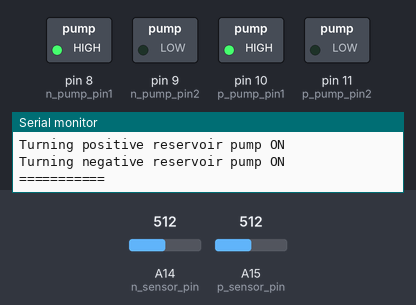
A sketch run on a simulated Arduino Mega 2560, built with avr-gcc and run on an emulated ATmega2560. Shown: switched loads named in the sketch (green lamp = pin HIGH), the last lines printed to the serial monitor. The test bench sets the inputs (shaded band); at power-on: A15 (p_sensor_pin) = 512, A14 (n_sensor_pin) = 512.

Above: at 2.1 s.
2.2 s: A15 (p_sensor_pin) set to 657
7.0 s: A15 (p_sensor_pin) set to 689
At 9.2 s:
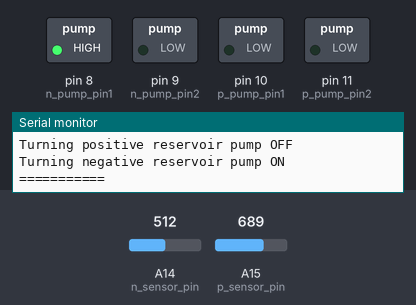
9.9 s: A14 (n_sensor_pin) set to 366
12.3 s: A14 (n_sensor_pin) set to 339
At 14.8 s:
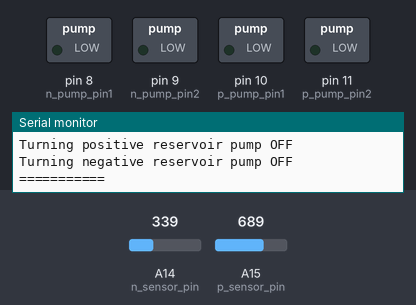
16.7 s: A15 (p_sensor_pin) set to 511
At 18.5 s:
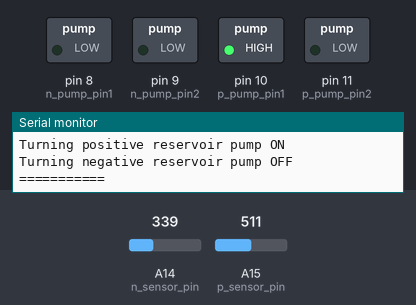
19.4 s: A15 (p_sensor_pin) set to 716
At 21.1 s:
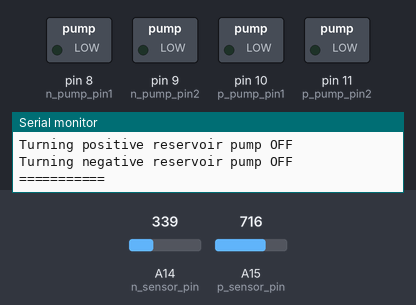
Timing chart, 0 to 22.6 s (numbered marks = the images above; inputs shaded):
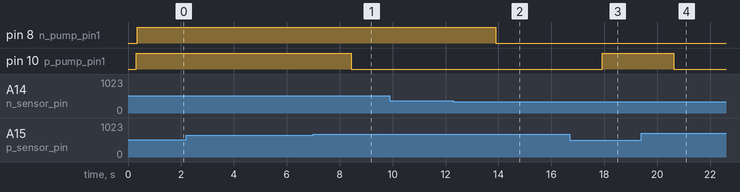

Measured:
- the behaviour switches between 674 and 675 on A15 (p_sensor_pin) (found by bisection; images 0 and 1)
- the behaviour switches between 354 and 353 on A14 (n_sensor_pin) (found by bisection; images 1 and 2)
- after the input at 7.0 s, pin 10 (p_pump_pin1): HIGH → LOW after 1.4 s
- after the input at 12.3 s, pin 8 (n_pump_pin1): HIGH → LOW after 1.6 s
- after the input at 16.7 s, pin 10 (p_pump_pin1): LOW → HIGH after 1.2 s
- after the input at 19.4 s, pin 10 (p_pump_pin1): HIGH → LOW after 1.2 s

The sketch:

test_pump_control.ino
```cpp
/*
  test_pump_control
  part of pneumatic control code used in the Hatton lab to pneumatically actuate devices

  Reads value of positive and negative reservoir pressure sensors.
  If positive pressure is too low, turns positive pump on.
  If positive pressure is sufficiently high, turns positive pump off.
  If negative pressure is too high, turns negative pump on.
  If negative pressure is sufficiently low, turns negative pump off.

  CAUTION: this code will run pumps for up to 5 minutes if sensor feedback is wrong
  DO NOT leave running unattended

  written 2023-11-03 by Katie Allison
  last modified 2023-11-09
  original pneumatics code (pressure_sensor and pressure_sensor_2) by Kurtis Laqua
*/

// Pin specifications (output)
const int pump_pins[4] = {10,11,8,9};
const int p_pump_pin1 = 10;
const int p_pump_pin2 = 11;
const int n_pump_pin1 = 8;
const int n_pump_pin2 = 9;

// Pin specifications (input)
const int pressure_sensor_pins[2] = {A15,A14};
const int p_sensor_pin = A15;
const int n_sensor_pin = A14;

// Variables into which to read reservoir sensor values (as raw analogue input)
int p_sensor_reading = 0;
int n_sensor_reading = 0;

// Variables for computing intermediate values for sensor readings
float p_sensor_millivolt = 0;
float p_sensor_voltage = 0;
float n_sensor_millivolt = 0;
float n_sensor_voltage = 0;

// Calibration values (calibrated in test_pressure_sensor) for converting voltage to pressure
// Use of values is: pressure_curr = scale_calib*(sensor_voltage-offset_calib)
const float p_offset_calib = 2.509; // in V
const float n_offset_calib = 2.519; // in V
const float p_scale_calib = 50;
const float n_scale_calib = 50;

// Variables for current computed (approx. actual) reservoir pressure values
float p_pressure_curr = 0;
float n_pressure_curr = 0;

// Changeable constants: pump duty cycle (essentially power) and length of delays
int pump_dutycycle = 190; // from 0 (fully OFF) to 255 (fully ON)
const int delay_time = 1000;

// Variables for setting setpoint for reservoirs [in kPa]
int p_setpoint = 0;
int n_setpoint = 0;
float setpoint_buffer = 0.5; // in kPa

// Booleans to enable pump outputs
bool p_pump_enabled = 1;
bool n_pump_enabled = 1;

void setup() {
  // set up pump output pins
  pinMode(p_pump_pin1, OUTPUT);
  pinMode(p_pump_pin2, OUTPUT);
  pinMode(n_pump_pin1, OUTPUT);
  pinMode(n_pump_pin2, OUTPUT);

  // set pin 2 for each pump to be LOW always
  digitalWrite(p_pump_pin2, LOW);
  digitalWrite(n_pump_pin2, LOW);

  // specify pressure setpoints [in kPa]
  p_setpoint = 40;
  n_setpoint = -40;

  // ensure analogue reference voltage is default (5V)
  analogReference(DEFAULT);

  // set up serial output
  Serial.begin(9600);
  Serial.println();
}

void loop() {
  // read in current positive reservoir pressure sensor value
  p_sensor_reading = analogRead(p_sensor_pin);
  Serial.print("Positive pressure sensor reading [as raw input]: ");
  Serial.println(p_sensor_reading);

  // read in current negative reservoir pressure sensor value
  n_sensor_reading = analogRead(n_sensor_pin);
  Serial.print("Negative pressure sensor reading [as raw input]: ");
  Serial.println(n_sensor_reading);

  // map raw sensor reading to mV (where analogue input max is 1023 and pin logic HIGH is 5V)
  p_sensor_millivolt = map(p_sensor_reading, 0, 1023, 0, 5000);
  n_sensor_millivolt = map(n_sensor_reading, 0, 1023, 0, 5000);

  // scale mV values to V
  p_sensor_voltage = p_sensor_millivolt/1000;
  n_sensor_voltage = n_sensor_millivolt/1000;
  Serial.print("Positive pressure sensor voltage [in V]: ");
  Serial.println(p_sensor_voltage);
  Serial.print("Negative pressure sensor voltage [in V]: ");
  Serial.println(n_sensor_voltage);

  // calibrate voltage value to get pressure value (values taken from Big_system.h file)
  p_pressure_curr = p_scale_calib*(p_sensor_voltage - p_offset_calib);
  n_pressure_curr = n_scale_calib*(n_sensor_voltage - n_offset_calib);
  Serial.print("Current positive pressure value [as estimated kPa]: ");
  Serial.println(p_pressure_curr);
  Serial.print("Current negative pressure value [as estimated kPa]: ");
  Serial.println(n_pressure_curr);

  // check positive pressure against setpoint and turn pump on/off if needed
  if (p_pump_enabled){
    if (p_pressure_curr < (p_setpoint - setpoint_buffer)){
      Serial.println("Turning positive reservoir pump ON");
      digitalWrite(p_pump_pin1, pump_dutycycle);
    }
    else{
      Serial.println("Turning positive reservoir pump OFF");
      digitalWrite(p_pump_pin1, 0);
    }
  }

  // check negative pressure against setpoint and turn pump on/off if needed
  if (n_pump_enabled){
    if (n_pressure_curr > (n_setpoint + setpoint_buffer)){
      Serial.println("Turning negative reservoir pump ON");
      digitalWrite(n_pump_pin1, pump_dutycycle);
    }
    else{
      Serial.println("Turning negative reservoir pump OFF");
      digitalWrite(n_pump_pin1, 0);
    }
  }

  // pause before next reading
  Serial.println("===========");
  delay(delay_time);
}
```
